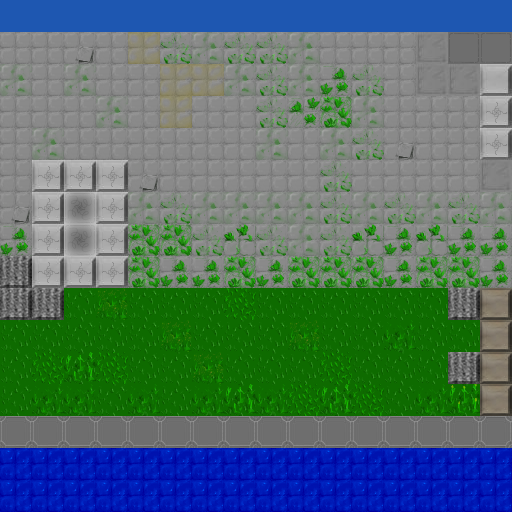

Tiled map render using the project's own tile images. Description and the whole map definition, tile-layer contents included, below:
An orthogonal 16x16 tile map with 32x32 px tiles, 1 tile layer (Background) and 14 objects (5x Solid, 4x Zombie, Player).

<map version="1.2" tiledversion="1.3.1" orientation="orthogonal" renderorder="right-down" compressionlevel="0" width="16" height="16" tilewidth="32" tileheight="32" infinite="0" backgroundcolor="#1e57b1" nextlayerid="3" nextobjectid="18">
 <tileset firstgid="1" name="floortileset" tilewidth="32" tileheight="32" tilecount="64" columns="8">
  <image source="floortileset.png" width="256" height="256" />
  <tile id="22" type="Wall">
   <properties>
    <property name="Color" type="color" value="#ef55aa00" />
    <property name="Intensity" type="float" value="5.123" />
    <property name="IsCool" type="bool" value="true" />
    <property name="MyInt" type="int" value="3" />
    <property name="String" value="Stringy" />
   </properties>
  </tile>
 </tileset>
 <layer id="1" name="Background" width="16" height="16">
  <data encoding="csv">
0,0,0,0,0,0,0,0,0,0,0,0,0,0,0,0,
1,1,14,1,2,11,9,11,11,9,1,1,1,24,32,32,
9,1,9,1,1,2,2,9,11,9,5,11,1,24,24,22,
1,1,1,9,1,2,1,1,11,4,12,9,1,1,1,23,
1,9,1,1,1,1,1,1,9,1,9,11,14,1,1,23,
1,23,23,23,14,1,1,1,1,1,11,1,1,1,1,24,
14,23,15,23,9,11,9,9,9,9,11,9,11,9,11,9,
5,23,15,23,12,12,11,3,11,9,11,3,5,3,5,5,
33,23,23,23,12,5,5,12,5,12,12,12,5,12,12,5,
33,33,58,64,58,58,58,57,58,58,58,58,58,58,33,36,
58,58,58,58,58,64,58,58,58,64,58,58,59,58,58,36,
58,57,60,57,58,58,64,58,58,58,57,58,58,58,33,36,
58,59,59,58,59,58,59,60,59,57,60,57,58,59,61,36,
29,29,29,29,29,29,29,29,29,29,29,29,29,29,29,29,
45,45,45,45,45,45,45,45,45,45,45,45,45,45,45,45,
45,45,45,45,45,45,45,45,45,45,45,45,45,45,45,45
</data>
 </layer>
 <objectgroup id="2" name="Objects" visible="0">
  <object id="1" type="Player" x="96" y="64" width="32" height="32">
   <properties>
    <property name="Health" type="float" value="120" />
   </properties>
  </object>
  <object id="2" name="Zombie-1" type="Zombie" x="288" y="96" width="32" height="32" />
  <object id="3" name="Zombie-2" type="Zombie" x="384" y="192" width="32" height="32" />
  <object id="5" name="Zombie-4" type="Zombie" x="384" y="384" width="32" height="32" />
  <object id="6" type="Solid" x="32" y="160" width="96" height="127.75" />
  <object id="7" type="Solid" x="448" y="288" width="64" height="32" />
  <object id="8" type="Solid" x="480" y="320" width="32" height="96" />
  <object id="9" type="Solid" x="448" y="352" width="32" height="32" />
  <object id="10" name="Water" type="Solid" x="0" y="448" width="512" height="64" />
  <object id="12" name="Zombie-1" type="Zombie" x="288" y="96" width="32" height="32" />
  <object id="13" template="templates/Zombie.tx" x="224" y="160" rotation="0" />
  <object id="14" template="templates/Zombie.tx" x="0" y="128" rotation="0" />
  <object id="16" template="templates/Zombie.tx" x="64" y="384" rotation="0" />
  <object id="17" template="templates/Zombie.tx" x="160" y="256" rotation="0" />
 </objectgroup>
</map>
